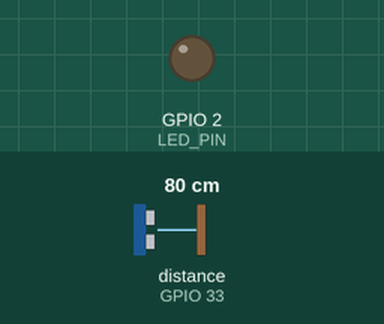
Recording of a sketch running on a simulated ESP32. On the bench: output pins drawn as LEDs (lit = HIGH). Wiring (inferred from the names in the program): ultrasonic range finder: trigger GPIO 32; echo GPIO 33. The test bench sets the inputs (shaded band); at power-on: distance to the obstacle (sensor on GPIO 33) 80 cm. The echo pulse lasts 58.3 µs per cm; pins used as bus, display or sensor lines are not drawn; what the sketch prints to the serial monitor is not drawn.

Above: at 0.1 s.
At 1.1 s:
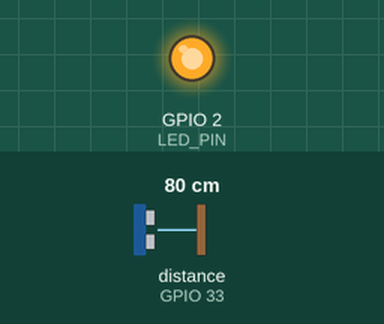
Timing chart, 0 to 2.6 s (numbered marks = the images above):
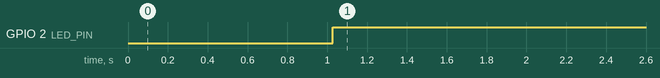

Measured:
- by itself, GPIO 2 (LED_PIN): LOW → HIGH at 1.0 s

The sketch:

test_ultrasonic.ino
```cpp
/*
 * 🔧 ESP32 Ultrasonic Sensor Test - HC-SR04
 * ========================================
 *
 * This is a standalone test for your ultrasonic sensor.
 * Upload this to your ESP32 to diagnose HC-SR04 issues.
 *
 * Hardware Setup:
 * - HC-SR04 VCC → ESP32 5V (or 3.3V)
 * - HC-SR04 GND → ESP32 GND
 * - HC-SR04 TRIG → ESP32 GPIO32
 * - HC-SR04 ECHO → ESP32 GPIO33
 *
 * Open Serial Monitor at 115200 baud to see results
 */

const int TRIG_PIN = 32;
const int ECHO_PIN = 33;
const int LED_PIN = 2; // Built-in LED for visual feedback

void setup() {
  Serial.begin(115200);
  pinMode(TRIG_PIN, OUTPUT);
  pinMode(ECHO_PIN, INPUT);
  pinMode(LED_PIN, OUTPUT);

  digitalWrite(TRIG_PIN, LOW);
  digitalWrite(LED_PIN, LOW);

  delay(1000);
  Serial.println();
  Serial.println("🔧 ESP32 Ultrasonic Sensor Test");
  Serial.println("===============================");
  Serial.println("Hardware Check:");
  Serial.print("TRIG_PIN: "); Serial.println(TRIG_PIN);
  Serial.print("ECHO_PIN: "); Serial.println(ECHO_PIN);
  Serial.println();
  Serial.println("Expected Wiring:");
  Serial.println("HC-SR04 VCC → ESP32 5V (or 3.3V)");
  Serial.println("HC-SR04 GND → ESP32 GND");
  Serial.println("HC-SR04 TRIG → ESP32 GPIO32");
  Serial.println("HC-SR04 ECHO → ESP32 GPIO33");
  Serial.println();
  Serial.println("Starting continuous test...");
  Serial.println("============================");
}

float getDistance() {
  // Send clean trigger pulse
  digitalWrite(TRIG_PIN, LOW);
  delayMicroseconds(5);
  digitalWrite(TRIG_PIN, HIGH);
  delayMicroseconds(12);
  digitalWrite(TRIG_PIN, LOW);

  // Measure echo pulse duration
  unsigned long duration = pulseIn(ECHO_PIN, HIGH, 30000); // 30ms timeout (~5m max)

  if (duration == 0) {
    return -1; // No echo received
  }

  // Convert to distance in cm (speed of sound = 343 m/s)
  float distance = (duration * 0.0343) / 2.0;
  return distance;
}

void loop() {
  float distance = getDistance();

  // Visual feedback with built-in LED
  if (distance > 0 && distance < 100) {
    digitalWrite(LED_PIN, HIGH); // LED ON for valid reading
  } else {
    digitalWrite(LED_PIN, LOW);  // LED OFF for invalid reading
  }

  // Print results
  Serial.print("Distance: ");
  if (distance == -1) {
    Serial.println("NO ECHO - Check wiring/power!");
  } else if (distance > 400) {
    Serial.println("OUT OF RANGE (>4m)");
  } else {
    Serial.print(distance, 1);
    Serial.println(" cm");
  }

  // Test pin states for debugging
  static int testCounter = 0;
  testCounter++;
  if (testCounter % 10 == 0) { // Every 10th reading
    Serial.print("Pin States - TRIG: ");
    Serial.print(digitalRead(TRIG_PIN));
    Serial.print(", ECHO: ");
    Serial.println(digitalRead(ECHO_PIN));
  }

  delay(500); // Test every 500ms
}
```
